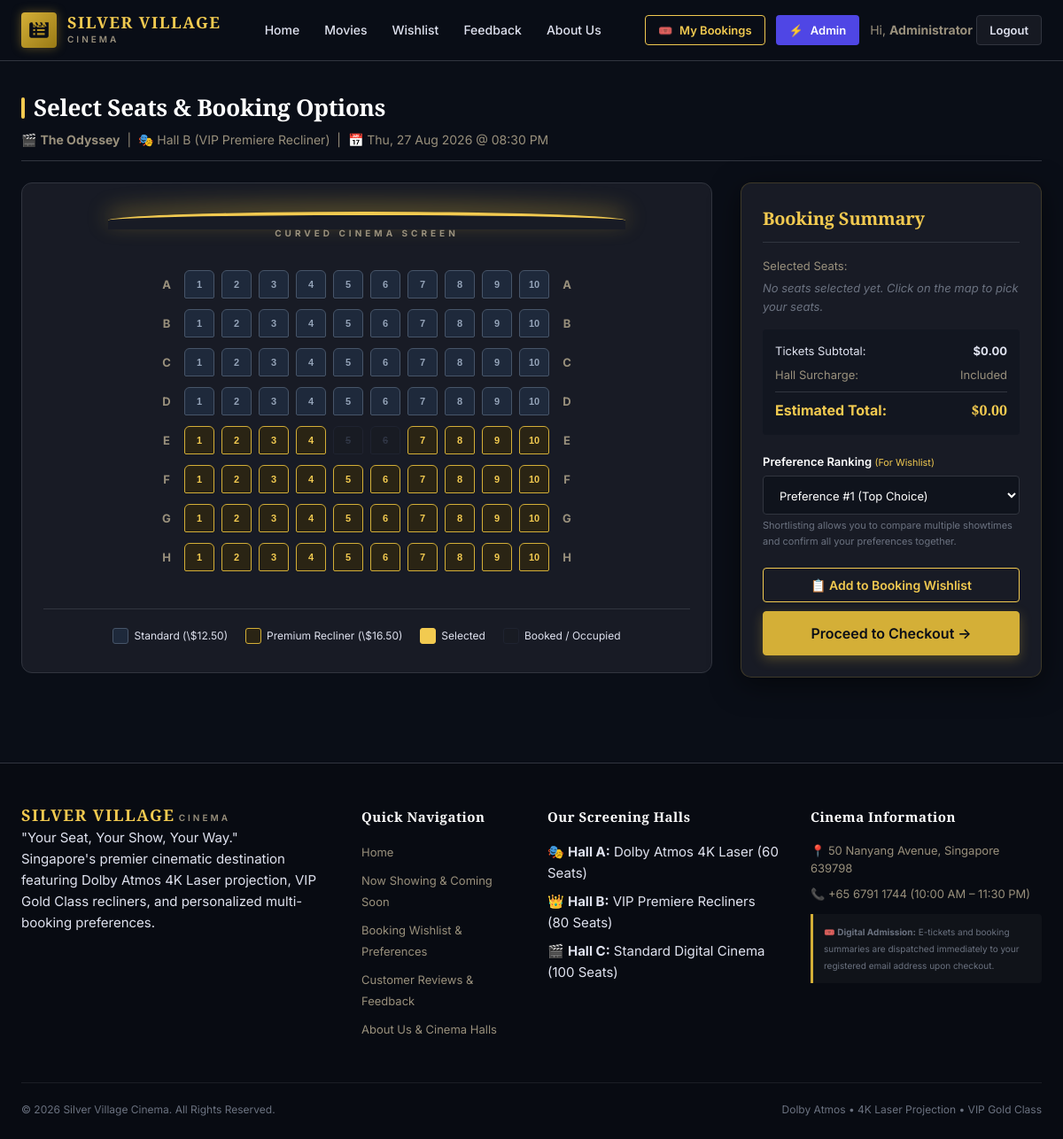
/booking.php?screening_id=13 (signed in), run on the app's committed database.
### tables this page shows
CREATE TABLE `screenings` (
  `screening_id` INT AUTO_INCREMENT PRIMARY KEY,
  `movie_id` INT NOT NULL,
  `hall_id` INT NOT NULL,
  `screening_date` DATE NOT NULL,
  `screening_time` TIME NOT NULL,
  CONSTRAINT `fk_screenings_movie` FOREIGN KEY (`movie_id`) REFERENCES `movies` (`movie_id`) ON DELETE CASCADE,
  CONSTRAINT `fk_screenings_hall` FOREIGN KEY (`hall_id`) REFERENCES `halls` (`hall_id`) ON DELETE CASCADE
);

CREATE TABLE `movies` (
  `movie_id` INT AUTO_INCREMENT PRIMARY KEY,
  `title` VARCHAR(150) NOT NULL,
  `synopsis` TEXT NOT NULL,
  `genre` VARCHAR(100) NOT NULL,
  `duration_minutes` INT NOT NULL,
  `rating` VARCHAR(10) NOT NULL,  
  `director` VARCHAR(100) NOT NULL,
  `cast` VARCHAR(255) NOT NULL,
  `poster_image` VARCHAR(255) NOT NULL,
  `backdrop_image` VARCHAR(255) DEFAULT '',
  `trailer_url` VARCHAR(255) DEFAULT '',
  `status` ENUM('now_showing', 'coming_soon') DEFAULT 'now_showing',
  `release_date` DATE NOT NULL,
  `created_at` DATETIME DEFAULT CURRENT_TIMESTAMP
);

CREATE TABLE `halls` (
  `hall_id` INT AUTO_INCREMENT PRIMARY KEY,
  `hall_name` VARCHAR(50) NOT NULL,
  `experience_type` VARCHAR(50) NOT NULL DEFAULT 'Dolby Atmos',
  `total_rows` INT NOT NULL,
  `seats_per_row` INT NOT NULL,
  `premium_row_start` INT NOT NULL,  
  `standard_price` DECIMAL(6,2) NOT NULL DEFAULT 10.50,
  `premium_price` DECIMAL(6,2) NOT NULL DEFAULT 14.50
);

### booking.php (the view, shortened to what this page needs)
<?php
require_once __DIR__ . '/includes/db_connect.php';
$screeningId = isset($_GET['screening_id']) ? (int)$_GET['screening_id'] : 0;
$sql = "
    SELECT s.screening_id, s.screening_date, s.screening_time,
           m.movie_id, m.title AS movie_title, m.rating, m.duration_minutes, m.genre, m.poster_image,
           h.hall_id, h.hall_name, h.experience_type, h.total_rows, h.seats_per_row,
           h.premium_row_start, h.standard_price, h.premium_price
    FROM screenings s
    JOIN movies m ON s.movie_id = m.movie_id
    JOIN halls h ON s.hall_id = h.hall_id
    WHERE s.screening_id = ?
";
$stmt = $conn->prepare($sql);
$stmt->bind_param("i", $screeningId);
$stmt->execute();
$screening = $stmt->get_result()->fetch_assoc();
$bookedSql = "
    SELECT bs.seat_label
    FROM booked_seats bs
    JOIN bookings b ON bs.booking_id = b.booking_id
    WHERE b.screening_id = ? AND b.status = 'confirmed'
";
$bStmt = $conn->prepare($bookedSql);
$bStmt->bind_param("i", $screeningId);
$bStmt->execute();
$bResult = $bStmt->get_result();
$bookedSeats = [];
while ($row = $bResult->fetch_assoc()) {
    $bookedSeats[] = $row['seat_label'];
}
require_once __DIR__ . '/includes/header.php';
?>
<div class="section-header" style="margin-bottom: 24px;">
    <div>
        <h1 class="section-title">Select Seats & Booking Options</h1>
        <p style="color: var(--color-text-muted); font-size: 14px; margin-top: 4px;">
            🎬 <strong><?php echo htmlspecialchars($screening['movie_title']); ?></strong> &nbsp;|&nbsp;
            🎭 <?php echo htmlspecialchars($screening['hall_name']); ?> (<?php echo htmlspecialchars($screening['experience_type']); ?>) &nbsp;|&nbsp;
            📅 <?php echo date('D, d M Y', strtotime($screening['screening_date'])); ?> @ <?php echo date('h:i A', strtotime($screening['screening_time'])); ?>
        </p>
    </div>
</div>
<div class="booking-layout">
    <div class="screen-stage-wrap">
        <div class="curved-screen">
            <span class="screen-label">CURVED CINEMA SCREEN</span>
        </div>
        <div class="seat-grid-container" id="seatGrid">
            <?php
            $totalRows = (int)$screening['total_rows'];
            $seatsPerRow = (int)$screening['seats_per_row'];
            $premiumRowStart = (int)$screening['premium_row_start'];
            for ($r = 1; $r <= $totalRows; $r++) {
                $rowLetter = chr(64 + $r);
                $isPremiumRow = ($r >= $premiumRowStart);
                echo '<div class="seat-row">';
                echo '<span class="seat-row-label">' . $rowLetter . '</span>';
                for ($c = 1; $c <= $seatsPerRow; $c++) {
                    $seatLabel = $rowLetter . $c;
                    $isBooked = in_array($seatLabel, $bookedSeats);
                    $seatClass = 'seat-btn';
                    if ($isBooked) {
                        $seatClass .= ' seat-booked';
                    } elseif ($isPremiumRow) {
                        $seatClass .= ' seat-premium';
                    }
                    $seatPrice = $isPremiumRow ? $screening['premium_price'] : $screening['standard_price'];
                    $seatType = $isPremiumRow ? 'premium' : 'standard';
                    echo '<button type="button" class="' . $seatClass . '" ' .
                         ($isBooked ? 'disabled title="Seat ' . $seatLabel . ' (Booked)"' : '') .
                         ' data-seat="' . $seatLabel . '" ' .
                         ' data-type="' . $seatType . '" ' .
                         ' data-price="' . $seatPrice . '" ' .
                         ' title="' . $seatLabel . ' - ' . ucfirst($seatType) . ' ($' . number_format($seatPrice, 2) . ')">' .
                         $c .
                         '</button>';
                }
                echo '<span class="seat-row-label">' . $rowLetter . '</span>';
                echo '</div>';
            }
            ?>
        </div>
        <div class="seat-legend">
            <div class="legend-item">
                <span class="legend-sample" style="background:#1e293b; border:1px solid #475569;"></span>
                <span>Standard (\$<?php echo number_format($screening['standard_price'], 2); ?>)</span>
            </div>
            <div class="legend-item">
                <span class="legend-sample" style="background:#2a2414; border:1px solid #d4af37;"></span>
                <span>Premium Recliner (\$<?php echo number_format($screening['premium_price'], 2); ?>)</span>
            </div>
            <div class="legend-item">
                <span class="legend-sample" style="background:#f2ca50; border:1px solid #f2ca50;"></span>
                <span>Selected</span>
            </div>
            <div class="legend-item">
                <span class="legend-sample" style="background:#181b22; border:1px solid #242938; text-decoration:line-through; opacity:0.6;"></span>
                <span>Booked / Occupied</span>
            </div>
        </div>
    </div>
    <div class="form-card" style="max-width: 100%; margin: 0; padding: 24px; position: sticky; top: 90px;">
        <h3 style="font-size: 20px; color: var(--color-primary-light); margin-bottom: 16px; border-bottom: 1px solid var(--color-border); padding-bottom: 10px;">
            Booking Summary
        </h3>
        <div style="margin-bottom: 16px;">
            <p style="font-size: 13px; color: var(--color-text-muted); margin-bottom: 4px;">Selected Seats:</p>
            <div id="selectedSeatsBadgeWrap" style="min-height: 36px; display: flex; flex-wrap: wrap; gap: 6px; align-items: center;">
                <span style="font-size: 13px; color: var(--color-text-dim); font-style: italic;" id="noSeatsPlaceholder">
                    No seats selected yet. Click on the map to pick your seats.
                </span>
            </div>
        </div>
        <div style="background: #121620; border-radius: var(--radius-sm); padding: 14px; margin-bottom: 20px; font-size: 13px;">
            <div style="display: flex; justify-content: space-between; margin-bottom: 6px;">
                <span>Tickets Subtotal:</span>
                <strong id="ticketsSubtotal">$0.00</strong>
            </div>
            <div style="display: flex; justify-content: space-between; margin-bottom: 6px; color: var(--color-text-muted);">
                <span>Hall Surcharge:</span>
                <span>Included</span>
            </div>
            <div style="display: flex; justify-content: space-between; border-top: 1px solid var(--color-border); padding-top: 8px; margin-top: 8px; font-size: 16px; color: var(--color-primary-light);">
                <strong>Estimated Total:</strong>
                <strong id="grandTotal" style="font-family: var(--font-heading);">$0.00</strong>
            </div>
        </div>
        <form method="POST" action="booking.php?screening_id=<?php echo (int)$screeningId; ?>" id="bookingSubmitForm">
            <div class="form-group" style="margin-bottom: 20px;">
                <label class="form-label" for="preference_rank">
                    <span>Preference Ranking <small style="color:var(--color-primary-light); font-weight:normal;">(For Wishlist)</small></span>
                </label>
                <select name="preference_rank" id="preference_rank" class="form-control" style="font-size: 13px;">
                    <option value="1">Preference #1 (Top Choice)</option>
                </select>
                <small class="form-help-text">
                    Shortlisting allows you to compare multiple showtimes and confirm all your preferences together.
                </small>
            </div>
            <button type="submit" name="booking_action" value="add_wishlist" class="btn btn--outline btn--block" style="margin-bottom: 10px;">
                📋 Add to Booking Wishlist
            </button>
            <button type="submit" name="booking_action" value="direct_checkout" class="btn btn--primary btn--block btn--lg">
                Proceed to Checkout &rarr;
            </button>
        </form>
    </div>
</div>
<?php require_once __DIR__ . '/includes/footer.php'; ?>

### data on the page
screenings: movie.title "The Odyssey", hall.hall_name "Hall B", hall.experience_type "VIP Premiere Recliner", screening_date "Thu, 27 Aug 2026", screening_time "08:30 PM", hall.standard_price "12.50", hall.premium_price "16.50"

### other printed values
explode(' ', getCurrentUserName())[0] "Administrator"
$rowLetter "A"
$rowLetter "B"
$rowLetter "C"
$rowLetter "D"
$rowLetter "E"
$rowLetter "F"
$rowLetter "G"
$rowLetter "H"
